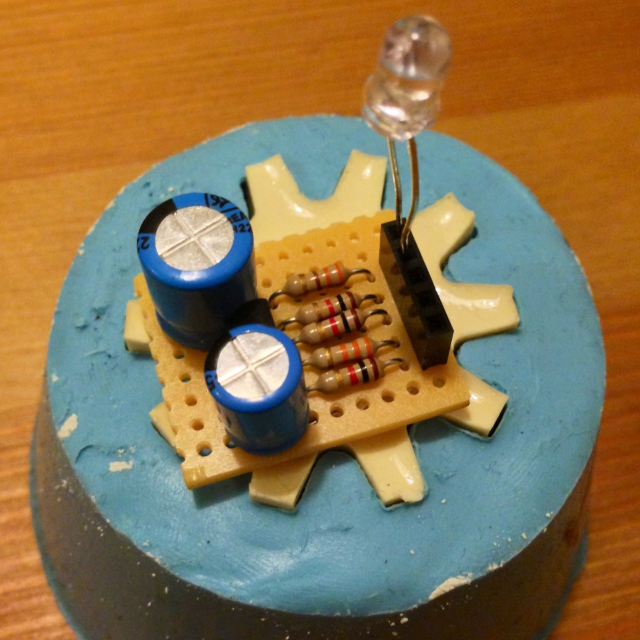
#> input picture board.jpeg, 1280 x 1280 px (shown at 1/2 size)
$ python ch02_sift_match.py board.jpeg coffee.jpeg
#> lines starting #> are read from the running program, lines starting #| are printed output that depends on the picture
### sift.py
from PIL import Image
import numpy
import os
import scipy.io as sio

def process_image(imagename, resultname, histeq=False,
                  params='--edge-thresh 10 --peak-thresh 5'):
  if not imagename.endswith('pgm') or histeq:
    im = Image.open(imagename).convert('L')
    if histeq:
      import imtools
      im = Image.fromarray(numpy.uint8(imtools.histeq(numpy.array(im))[0]))
    im.save('out_tmp.pgm')
    imagename = 'out_tmp.pgm'

  # Assumes that vlfeat's sift binary is in PATH.
  cmd = ' '.join(['sift', imagename, '--output=' + resultname, params])
  os.system(cmd)

  # Re-write as .mat file, which loads faster.
  f = numpy.loadtxt(resultname)
  sio.savemat(resultname + '.mat', {'f':f}, oned_as='row')


# [64 lines left out: functions read_features_from_file, read_or_compute, plot_features, match, match_twosided, not called in this run]


def appendimages(im1, im2):
  return numpy.concatenate((im1, im2), axis=1)


# [13 lines left out: function plot_matches, not called in this run]

### ch02_sift_match.py
from PIL import Image
from pylab import *
import sys

import sift
import imtools

if len(sys.argv) >= 3:
  im1f, im2f = sys.argv[1], sys.argv[2]
else:
  im1f = '/Users/thakis/src/PCV/data/sf_view1.jpg'
  im2f = '/Users/thakis/src/PCV/data/sf_view2.jpg'
im1 = array(Image.open(im1f).convert('L'))
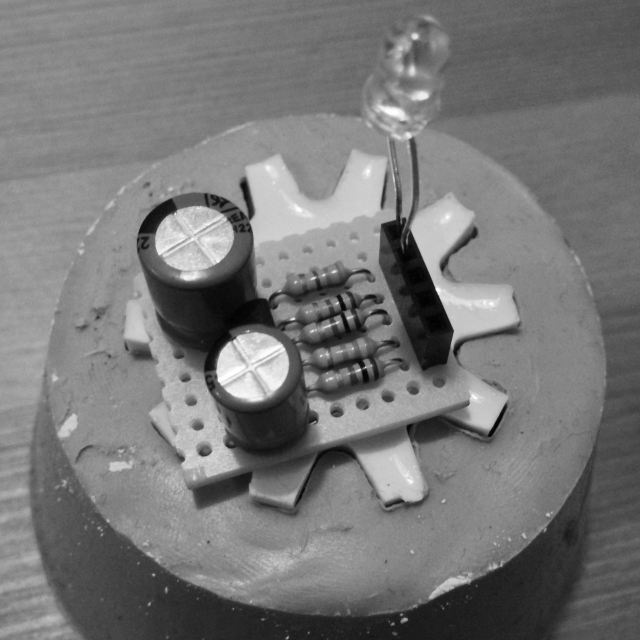
#> im1: shape (1280, 1280) (shown at 1/2 size); min 0, max 255, mean 118.9
im2 = array(Image.open(im2f).convert('L'))
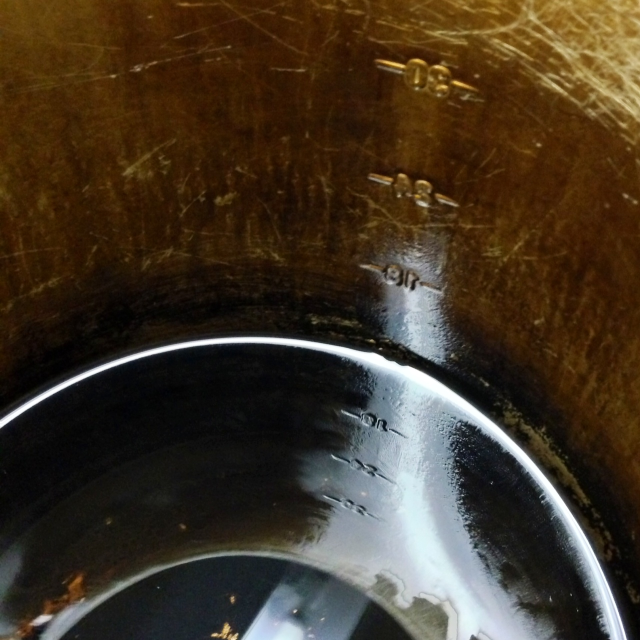
#> input picture coffee.jpeg, 1280 x 1280 px (shown at 1/2 size)
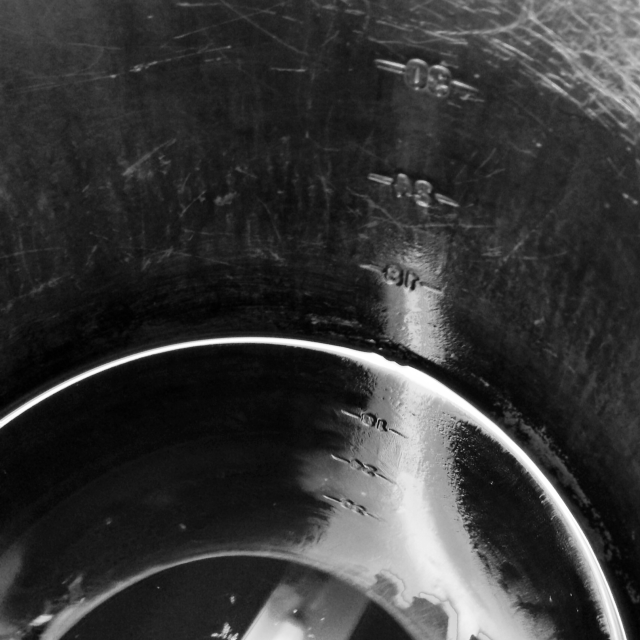
#> im2: shape (1280, 1280) (shown at 1/2 size); min 0, max 255, mean 55.2

sift.process_image(im1f, 'out_sift_1.txt')
#> (the run stopped early here; a loop or call above may not have finished)
